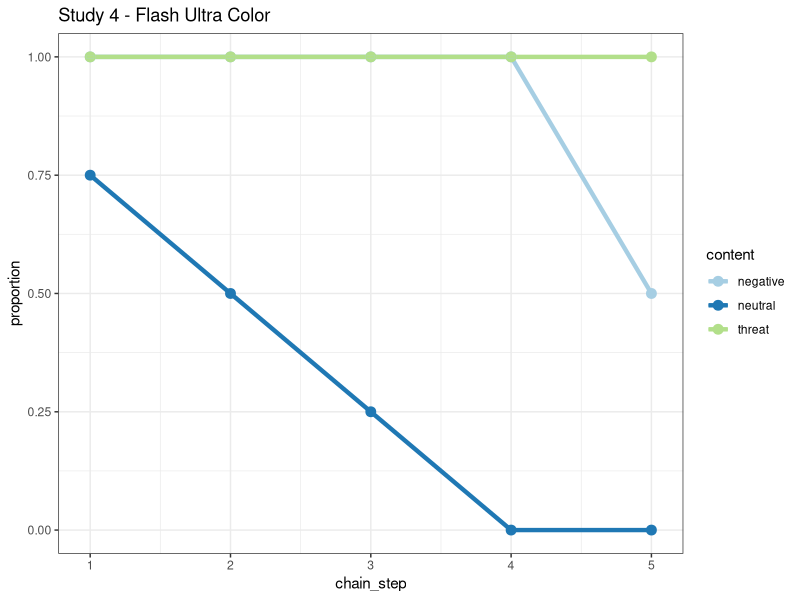
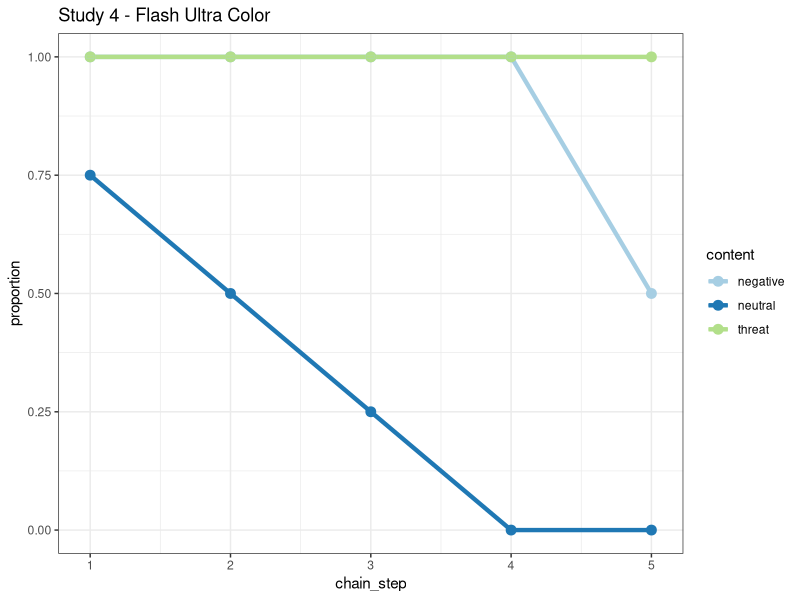
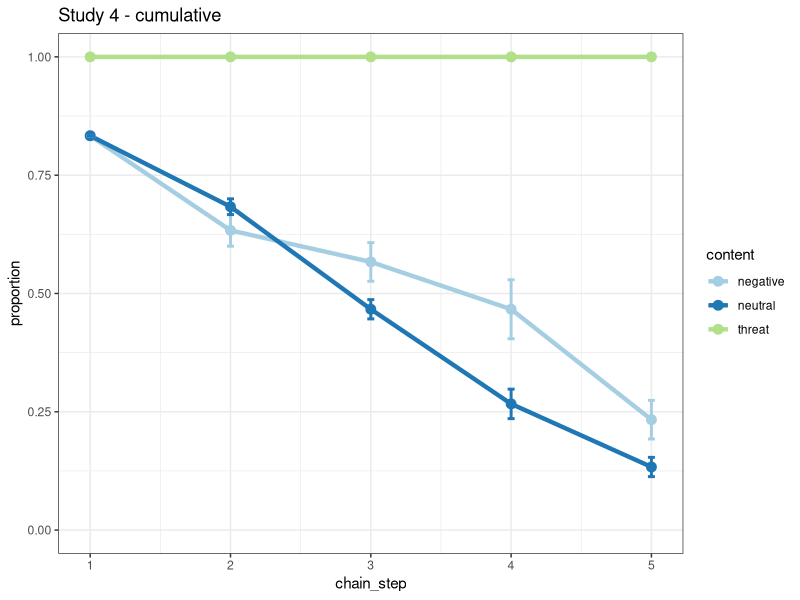

Write the R code that produced these figures, in order. (Note: this script raises an error after producing the figures.)
library(tidyverse)
library(lme4) 
library(lmerTest) 
library(RColorBrewer) # with colour-blind-friendly palettes


# # prepare the coding document:
# n_content <- 3
# n_chains <- 5
# n_steps <- 5
# sim_data <- tibble(chain_step = factor(rep(1:n_steps, each = n_chains * n_content)),
#                   chain_id = factor(rep(rep(1:n_chains, each = n_content), n_steps)),
#                   content = rep(c("negative", "threat", "neutral"), n_chains * n_steps),
#                   count =  NA)
# 
# # re-order using chain_id so it is easy to code:
# sim_data <- arrange(sim_data, chain_id)
# 
# # export and code:
# write_csv(sim_data, "study4_Flash_Ultra.csv")

# process output:
sim_data <- read_csv("study4_Flash_Ultra.csv") # change name here and below in the plot
# find proportions:
sim_data <- sim_data %>%
  mutate(totals = case_when (content == "negative" ~ 2, 
                             content == "threat" ~ 2,
                             content == "neutral" ~ 4)) %>%
  mutate(proportion = count / totals)

# example plot (chains are averaged, content is separated):
sim_data %>%
  ggplot(aes(x=chain_step, y = proportion, colour = content)) +
  stat_summary(fun = mean, geom = "line", size = 1.5, aes(group = content, colour = content)) +
  stat_summary(fun = mean, geom = "point", size = 3) + 
  stat_summary(fun.data = mean_se, geom = "errorbar", width = 0.05, size = 1) + 
  ylim(0,1) +
  scale_color_brewer(palette = "Paired") +
  scale_x_continuous(breaks = c(1,2,3,4,5)) +
  labs(title = "Threat-related") +
  theme_bw() +
  labs(title = "Study 4 - Flash Ultra Color")
ggsave("study4_Flash_Ultra.pdf", height = 5, width = 6)
  

# cumulative:
sim_data <- read_csv("study4_Lancer.csv")
sim_data2 <- read_csv("study4_Flash_Ultra.csv")
sim_data3 <- read_csv("study4_Nutane.csv")

sim_data <- sim_data %>%
  mutate(cumulative = sim_data$count + sim_data2$count + sim_data3$count) %>%
  mutate(totals = case_when (content == "negative" ~ 6, 
                             content == "threat" ~ 6,
                             content == "neutral" ~ 12)) %>%
  mutate(proportion = cumulative / totals)


sim_data %>%
  ggplot(aes(x=chain_step, y = proportion, colour = content)) +
  stat_summary(fun = mean, geom = "line", size = 1.5, aes(group = content, colour = content)) +
  stat_summary(fun = mean, geom = "point", size = 3) + 
  stat_summary(fun.data = mean_se, geom = "errorbar", width = 0.05, size = 1) + 
  ylim(0,1) +
  scale_color_brewer(palette = "Paired") +
  theme_bw() +
  scale_x_continuous(breaks = c(1,2,3,4,5)) +
  labs(title = "Threat-related") +
  labs(title = "Study 4 - cumulative") +
  ggsave("study4_cumulative.pdf", height = 5, width = 6)


# change order of levels so the model use neutral has baseline
sim_data$content <- factor(sim_data$content, levels = c("neutral", "negative", "threat"))
out_model <- lmer(proportion ~ content + (1|chain_step) + (1|chain_id), data = sim_data)

summary(out_model)
#                 Estimate Std. Error       df t value Pr(>|t|)    
# contentnegative  0.07000    0.03677 68.00000   1.904  0.06120 .  
# contentthreat    0.52333    0.03677 68.00000  14.231  < 2e-16 ***


# TEST ONLY NEGATIVE VERSUS NEUTRAL:
sim_data$content <- factor(sim_data$content, levels = c("neutral", "negative"))
out_model <- lmer(proportion ~ content + (1|chain_step) + (1|chain_id), data = sim_data)

summary(out_model)
#                 Estimate Std. Error       df t value Pr(>|t|)    
# contentnegative  0.07000    0.02348 44.00000   2.981  0.00467 **

# plot for publication :::::::::::::::::::::::::::::::::::::::::::::::::::::::::
pubPalette <- c("#999999", "#CCCCCC", "#E69F00")
sim_data %>%
  ggplot(aes(x=chain_step, y = proportion, colour = content)) +
  stat_summary(fun = mean, geom = "line", size = 1.5, aes(group = content, colour = content)) +
  stat_summary(fun = mean, geom = "point", size = 3) + 
  stat_summary(fun.data = mean_se, geom = "errorbar", width = 0.05, size = 1) + 
  scale_colour_manual(values = pubPalette) +
  theme_bw() +
  theme(legend.position = "none") +
  labs(x = "Chain step", y = "Proportion retained") +
  scale_x_continuous(breaks = c(1,2,3,4,5)) +
  labs(title = "Threat-related") +
  ylim(0,1) 
ggsave("../plot/study4.pdf", height = 4, width = 4)
# ::::::::::::::::::::::::::::::::::::::::::::::::::::::::::::::::::::::::::::::
